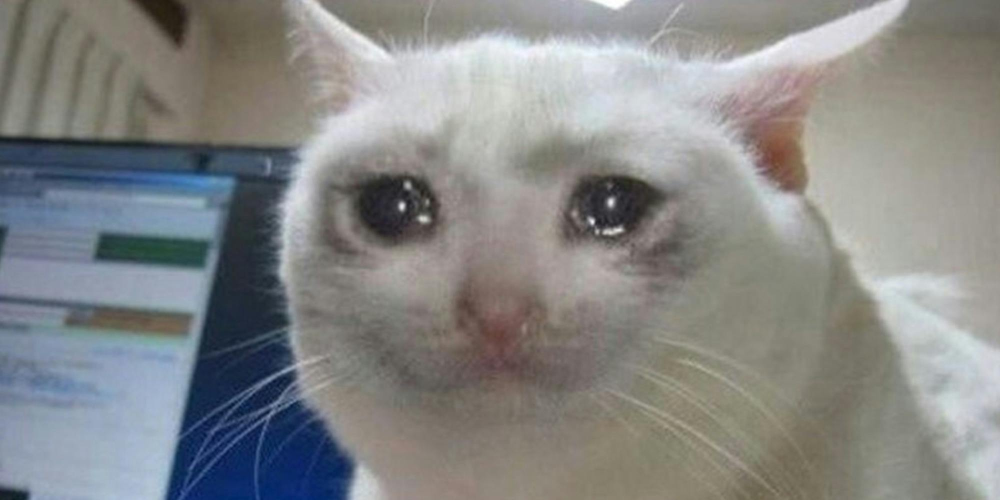
#> input picture images/crying-cat-meme.jpg, 2000 x 1000 px, found by its file name (shown at 1/2 size)
$ python lab8_gaussian.py
#> lines starting #> are read from the running program, lines starting #| are printed output that depends on the picture
### src/resize.py
import numpy as np
import matplotlib.pyplot as plt
import matplotlib.image as mpimg
from PIL import Image
import math

def crop_power2(image_path, save_path=None):
    """
    Crop an image to the nearest square dimensions where each side is 2^n.

    Args:
        image_path (str): Path to the input image.
        save_path (str, optional): Path to save the cropped image. If None, it won't save.

    Returns:
        PIL.Image.Image: The cropped image.
    """
#> called with image_path = 'images\\/crying-cat-meme.jpg'
    # Open the image
    img = Image.open(image_path)
#> img is the input picture: PIL image 2000x1000 RGB; mean R, G, B 133.8, 135, 134.3
    width, height = img.size
#> width = 2000; height = 1000

    # Find the nearest power of 2 for both dimensions
    min_dim = min(width, height)
#> min_dim = 1000
    nearest_power = 2**int(math.log2(min_dim))
#> nearest_power = 512

    # Compute the cropping box
    left = (width - nearest_power) // 2
#> left = 744
    top = (height - nearest_power) // 2
#> top = 244
    right = left + nearest_power
#> right = 1256
    bottom = top + nearest_power
#> bottom = 756

    # Crop the image
    cropped_img = img.crop((left, top, right, bottom))
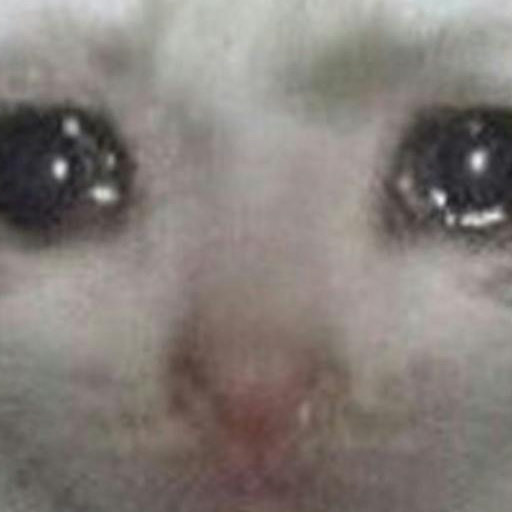
#> cropped_img: PIL image 512x512 RGB; mean R, G, B 131.8, 125, 120.6

    # Save the cropped image if save_path is provided
    if save_path:
        cropped_img.save(save_path)

    cropped_img = np.array(cropped_img)
    return cropped_img

# [12 lines left out: function reduce_image, not called in this run]

### src/utils.py
import numpy as np # math li
import matplotlib.pyplot as plt
from PIL import Image
import os

def rgb2gray(rgb): # Y' = 0.2989 R + 0.5870 G + 0.1140 B
    """
    Function to turn an RGB image to gray scale
    rdg : an RGB image represented as a numpy array
    """
    return np.dot(rgb[...,:3], [0.2989, 0.5870, 0.1140])

# [72 lines left out: functions mult_complex, old_center_fourier, center_fourier, not called in this run]


def power_spectrum(real, imaginary):
    return real**2 + imaginary**2
def fourier_spectrum(real, imaginary):
    return np.sqrt(real**2 + imaginary**2)

# [41 lines left out: functions create_white_square, save_transforms, save_image, not called in this run]

### src/fast_fourier_transform.py

import numpy as np # math li
import matplotlib.pyplot as plt
from src.discrete_fourier_transform import dft2d

from src.utils import mult_complex


def interp_partition(x,part): # x here is either 0 or 1
    for char in reversed(part):
        if char == "e":
            x = 2*x
        if char == "o":
            x = 2*x+1

    return x

# [16 lines left out: function partition_cord, not called in this run]

def weight(top, bottom, inverse=False):  # W^{top}_{bottom}
    """
    Compute the FFT twiddle factor W^top_bottom as a single complex number.

    :param top: The numerator of the exponent.
    :param bottom: The denominator of the exponent.
    :param inverse: If True, use the inverse FFT (negative sign in the exponent).
    :return: A single complex number representing the twiddle factor.
    """
    sign = 1 if inverse else -1
    return np.exp(sign * 2j * np.pi * top / bottom)


def partition(image,partition_str):
    input_shape = np.array(image.shape)/(2**(len(partition_str)/2))

    partition_string_x = partition_str[::2]
    partition_string_y = partition_str[1::2]

    N = int(input_shape[0]) # y direction
    M = int(input_shape[1]) # x direction
    sub_partition = np.zeros((N,M),dtype=np.complex128)

    for y in range(N):
        for x in range(M):
            sub_partition[x,y] = image[interp_partition(x,partition_string_x),interp_partition(y,partition_string_y)]
    return sub_partition

temp_parition = {"relative_cord": (0,0), "parition_string": "ee", "dependency": [], "weight": []}

class fft_partition:
    # [13 lines left out: function __init__, not called in this run]


class fft_info:
    def __init__(self):
        self.partitions = {}

    def __setitem__(self, key, value):
        self.partitions[key] = value

    def __getitem__(self, key):
        return self.partitions[key]

    # [9 lines left out: function combine, not called in this run]

    def __iter__(self):
        return iter(self.partitions)

    def __repr__(self):
        return f"fft_info(partitions={self.partitions})"


def fft2d(image,partition_str = "",inverse = False, save_info = False, centered = False): # partition eeoo

    input_shape = np.array(image.shape)/(2**(len(partition_str)/2))

    N = int(input_shape[0]) # y direction
    M = int(input_shape[1]) # x direction


    if N == 2 and M == 2: # partition is now a 2x2

        image_seg = partition(image,partition_str)
        dft2x2 = dft2d(image_seg,inverse=inverse,centered=centered)
        # dft2x2 = dft2x2.transpose(1,2,0)

        temp_info = None
        if save_info:
            temp_info = fft_info()
            all_parts = [[0 for _ in range(M)] for _ in range(N)]
            for v in range(N):
                for u in range(M):
                    fft_part = fft_partition(dft2x2[u,v],(u,v),partition_string=partition_str)
                    all_parts[u][v] = fft_part
                    temp_info[partition_str] = all_parts
            # return dft2x2, temp_info
        return dft2x2, temp_info

    # would store both the real and imaginary part
    Fee, save_info_ee = fft2d(image,partition_str=partition_str+"ee",inverse=inverse,save_info=save_info,centered=centered) # each should output matrix the size of 2 x N/2 x N/2 (2 at the end is for the real and imaginary part)
    Feo, save_info_eo = fft2d(image,partition_str=partition_str+"eo",inverse=inverse,save_info=save_info,centered=centered)
    Foe, save_info_oe = fft2d(image,partition_str=partition_str+"oe",inverse=inverse,save_info=save_info,centered=centered)
    Foo, save_info_oo = fft2d(image,partition_str=partition_str+"oo",inverse=inverse,save_info=save_info,centered=centered)

    comb_save_info = None
    if save_info:
        comb_save_info = save_info_ee.combine(save_info_eo)
        comb_save_info = comb_save_info.combine(save_info_oe)
        comb_save_info = comb_save_info.combine(save_info_oo)
        all_parts = [[0 for _ in range(M)] for _ in range(N)]


    F = np.zeros((M,N),dtype=np.complex128)
    for v in range(N//2):
        for u in range(M//2):

            F[u,v]            = Fee[u,v] + (Feo[u,v]*weight(v,N,inverse)) + (Foe[u,v]*weight(u,N,inverse)) + (Foo[u,v]*weight(u+v,N,inverse)) # ++++
            F[u+N//2,v]       = Fee[u,v] + (Feo[u,v]*weight(v,N,inverse)) + (Foe[u,v]*weight(u+N//2,N,inverse)) + (Foo[u,v]*weight((u+N//2)+v,N,inverse)) # + +--
            F[u,v+N//2]       = Fee[u,v] + (Feo[u,v]*weight(v+N//2,N,inverse)) + (Foe[u,v]*weight(u,N,inverse)) + (Foo[u,v]*weight(u+(v+N//2),N,inverse)) # + -+-
            F[u+N//2,v+N//2]  = Fee[u,v] + (Feo[u,v]*weight(v+N//2,N,inverse)) + (Foe[u,v]*weight(u+N//2,N,inverse)) + (Foo[u,v]*weight((u+N//2)+(v+N//2),N,inverse)) # + --+

            if save_info: # for future visulization
                dependents = [comb_save_info[partition_str+"ee"][u][v],
                              comb_save_info[partition_str+"eo"][u][v],
                              comb_save_info[partition_str+"oe"][u][v],
                              comb_save_info[partition_str+"oo"][u][v] ]
                all_parts[u][v] = fft_partition(F[u,v],(v,u),partition_string=partition_str,dependents=dependents)
                all_parts[u+N//2][v] = fft_partition(F[u+N//2,v],(u+N//2,v),partition_string=partition_str,dependents=dependents)
                all_parts[u][v+N//2] = fft_partition(F[u,v+N//2] ,(u,v+N//2),partition_string=partition_str,dependents=dependents)
                all_parts[u+N//2][v+N//2] = fft_partition(F[u+N//2,v+N//2],(u+N//2,v+N//2),partition_string=partition_str,dependents=dependents)

                comb_save_info[partition_str] = all_parts

    if inverse:
        F = F / 4

    return F, comb_save_info

### src/discrete_fourier_transform.py
import numpy as np
def dft2d(matrix, inverse=False, centered = False):
    """
    Compute the 2D Discrete Fourier Transform or its inverse.

    :param matrix: Input 2D array.
    :param inverse: If True, computes the inverse DFT. Default is False.
    :return: Transformed 2D array (frequency or spatial domain).
    """
    M, N = matrix.shape  # Get the dimensions of the input matrix
    dft_matrix = np.zeros((M, N), dtype=np.complex128)  # Initialize the output matrix
    factor = 1 / (M * N) if inverse else 1  # Scaling factor for the inverse transform
    sign_inv = 1 if inverse else -1  # Sign of the exponent
    sign_inv = -1 if centered else 1  # Sign of the exponent


    # Compute the 2D DFT or inverse DFT
    for u in range(M):
        for v in range(N):
            sum_value = 0
            for x in range(M):
                for y in range(N):
                    angle = sign_inv * 2j * np.pi * ((u * x / M) + (v * y / N))
                    sum_value += matrix[x, y] * sign_inv * np.exp(angle)
            dft_matrix[u, v] = factor * sum_value

    return dft_matrix

### src/filters.py
import numpy as np
import matplotlib.pyplot as plt
from src.fast_fourier_transform import fft2d
from src.utils import center_fourier


# [62 lines left out: functions ideal_filter, butterworth_filter, not called in this run]

def gausian_fourier(shape, sigma):
    """
    Generate a 2D matrix of values computed from the function:
    e^(-(u^2 + v^2) * sigma^2 / 2), where (u, v) are coordinates centered at 0.

    Parameters:
        size (int): The size of the matrix (size x size). Must be even or odd.
        sigma (float): The standard deviation parameter for the function.

    Returns:
        np.ndarray: A 2D matrix of the computed values.
    """
    # if size <= 0 or not isinstance(size, int):
    #     raise ValueError("Size must be a positive integer.")

    rows, cols = shape
    # Create a grid of coordinates
    u = np.arange(-rows//2, rows//2)
    v = np.arange(-cols//2, cols//2)

    # Define the grid range centered at 0
    # mid = size // 2
    # u = np.arange(-mid, mid + 1) if size % 2 != 0 else np.arange(-mid, mid)
    # v = np.arange(-mid, mid + 1) if size % 2 != 0 else np.arange(-mid, mid)

    # Create a 2D grid of coordinates
    U, V = np.meshgrid(u, v)

    # Calculate the Gaussian function
    gaussian_matrix = np.exp(-((U**2 + V**2) * sigma**2) / 2)

    return gaussian_matrix

def lapacian_fourier(shape):
    """
    Generate a 2D matrix of values computed from the function:
    -(u^2 + v^2), where (u, v) are coordinates centered at 0.

    Parameters:
        shape

    Returns:
        np.ndarray: A 2D matrix of the computed values.
    """
    # if size <= 0 or not isinstance(size, int):
    #     raise ValueError("Size must be a positive integer.")
    rows, cols = shape
    # Create a grid of coordinates
    u = np.arange(-rows//2, rows//2)
    v = np.arange(-cols//2, cols//2)

    # Define the grid range centered at 0
    # mid = size // 2
    # u = np.arange(-mid, mid + 1) if size % 2 != 0 else np.arange(-mid, mid)
    # v = np.arange(-mid, mid + 1) if size % 2 != 0 else np.arange(-mid, mid)

    # Create a 2D grid of coordinates
    U, V = np.meshgrid(u, v)

    # Calculate the quadratic function
    quadratic_matrix = -(U**2 + V**2)

    return quadratic_matrix

def lapacian_gausian_fourier(shape,sigma):
    return lapacian_fourier(shape) * gausian_fourier(shape, sigma)


# [6 lines of commented-out code are left out]

def apply_filter_in_frequency_domain(image, filter_matrix):
    # Compute the FFT of the image
    fft_image, _ = fft2d(image, inverse=False)
    fft_image_centered = center_fourier(fft_image)
    fft_image_filtered_centered = fft_image_centered * filter_matrix
    fft_image_filtered = center_fourier(fft_image_filtered_centered)
    # Reconstruct the complex FFT and perform the inverse FFT
    filtered_image, _ = fft2d(fft_image_filtered, inverse=True)
    return filtered_image

# # Example Usage
# shape = (512, 512)
# cutoff = 50  # Cutoff frequency
# order = 2    # Butterworth filter order

# # Generate filters
# ideal_low_pass = ideal_filter(shape, cutoff, pass_type='low')
# ideal_high_pass = ideal_filter(shape, cutoff, pass_type='high')
# butterworth_low_pass = butterworth_filter(shape, cutoff, order, pass_type='low')
# butterworth_high_pass = butterworth_filter(shape, cutoff, order, pass_type='high')

# # Plotting
# fig, axs = plt.subplots(2, 2, figsize=(10, 10))

# axs[0, 0].imshow(ideal_low_pass, cmap='gray')
# axs[0, 0].set_title("Ideal Low-Pass Filter")
# axs[0, 1].imshow(ideal_high_pass, cmap='gray')
# axs[0, 1].set_title("Ideal High-Pass Filter")
# axs[1, 0].imshow(butterworth_low_pass, cmap='gray')
# axs[1, 0].set_title("Butterworth Low-Pass Filter")
# axs[1, 1].imshow(butterworth_high_pass, cmap='gray')
# axs[1, 1].set_title("Butterworth High-Pass Filter")

# plt.show()

### lab8_gaussian.py
import matplotlib.pyplot as plt
import numpy as np
import os

from src.filters import lapacian_gausian_fourier, apply_filter_in_frequency_domain
from src.utils import rgb2gray
from src.resize import crop_power2

# Define directories
image_dir = "images\\"
image_names = ["crying-cat-meme.jpg", "juliana.jpg"]
output_dir = "outputs\\lab8_laplacian_gaussian"  # Save all outputs here

# Ensure the output directory exists
os.makedirs(output_dir, exist_ok=True)

# Function to apply Laplacian of Gaussian for different thresholds and sigmas
def apply_laplacian_of_gaussian(image_name, thresholds, sigmas):
    # Load and preprocess the image
    image_path = os.path.join(image_dir, image_name)
    cropped_image = crop_power2(image_path, save_path=None)
    cropped_image = np.array(cropped_image)
    cropped_image = rgb2gray(cropped_image)

    for sigma in sigmas:
        # Generate the Laplacian of Gaussian filter
        filter_matrix = lapacian_gausian_fourier(cropped_image.shape, sigma)

        # Apply filter in the frequency domain
        filtered_image = apply_filter_in_frequency_domain(cropped_image, filter_matrix)

        # Normalize the filtered image
        filtered_image = (filtered_image - filtered_image.min()) / (filtered_image.max() - filtered_image.min())

        for threshold in thresholds:
            # Apply threshold to detect edges
            edges = filtered_image.real > threshold

            # Save the resulting edge-detected image
            plt.imshow(edges, cmap="gray")
            plt.title(f"LoG: Sigma={sigma}, Threshold={threshold}")
            plt.axis('off')
            plt.savefig(f"{output_dir}\\{image_name.split('.')[0]}_LoG_sigma{sigma}_threshold{threshold}.jpg", bbox_inches='tight')
            plt.close()

# Main function to process all images
def main():
    thresholds = [0.2, 0.4, 0.6, 0.8]  # Four threshold options
    sigmas = [0.01, 0.05, 0.1, 0.2]  # Four sigma options

    for image_name in image_names:
        apply_laplacian_of_gaussian(image_name, thresholds, sigmas)

if __name__ == "__main__":
#> (the run stopped early here; a loop or call above may not have finished)
